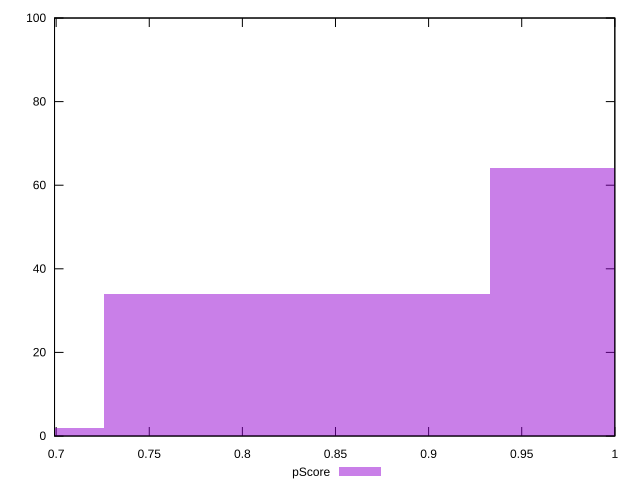

Reproduce this figure in gnuplot.
reset

$pScore <<EOF
0.6219518619829625 2
0.8292691493106166 34
1.0365864366382707 64
EOF

set key outside below
set boxwidth 0.20731728732765414
set xrange [0.6991311111111111:1]
set yrange [0:100]
set trange [0:100]
set style fill transparent solid 0.5 noborder
set terminal svg size 640, 490 enhanced background rgb 'white'
set output "report_00017_2021-02-10T15-08-03.406Z/uses-rel-preconnect/samples/pages+cached+noadtech/pScore/histogram.svg"

plot $pScore title "pScore" with boxes

reset
